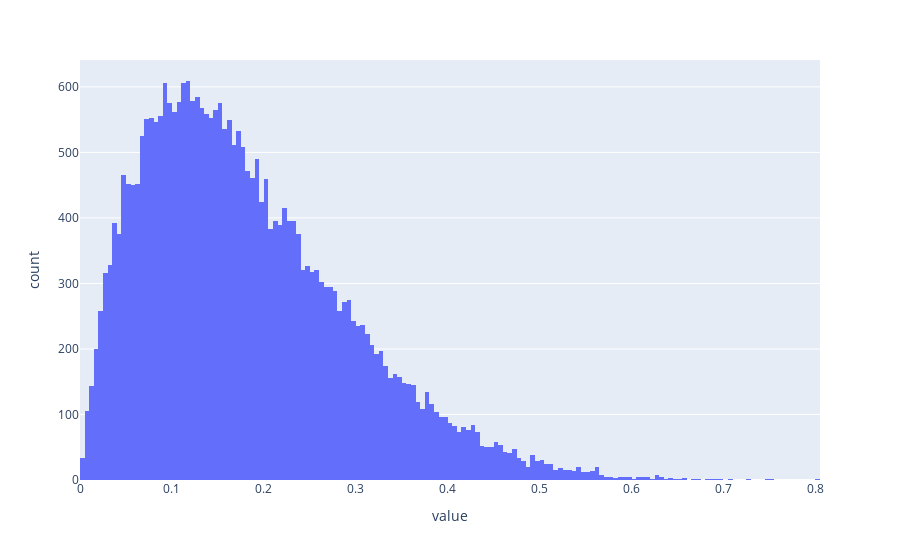

The notebook cell this image was saved under:
### Code cell
import torch
import torch.nn as nn
import torch.nn.functional as F
import torch.optim as optim
import torch.distributions as dists
import numpy as np

from interp_utils import hist

beta_dist = dists.Beta(2, 9)

hist(beta_dist.sample((30000,)))

### Figure 1 — Plotly figure (JSON) as saved in the notebook; plotly's stock layout.template omitted (floating-point values rounded to 4 significant figures; data arrays with more than 128 entries replaced by an {"elided": "..."} marker saying what was removed)
{"data": [{"alignmentgroup": "True", "bingroup": "x", "hovertemplate": "variable=0<br>value=%{x}<br>count=%{y}<extra></extra>", "legendgroup": "0", "marker": {"color": "#636efa", "pattern": {"shape": ""}}, "name": "0", "offsetgroup": "0", "orientation": "v", "showlegend": true, "type": "histogram", "x": {"elided": "30000 float values"}, "xaxis": "x", "yaxis": "y"}], "layout": {"barmode": "relative", "legend": {"title": {"text": "variable"}, "tracegroupgap": 0}, "margin": {"t": 60}, "showlegend": false, "xaxis": {"anchor": "y", "domain": [0, 1], "title": {"text": "value"}}, "yaxis": {"anchor": "x", "domain": [0, 1], "title": {"text": "count"}}}}
